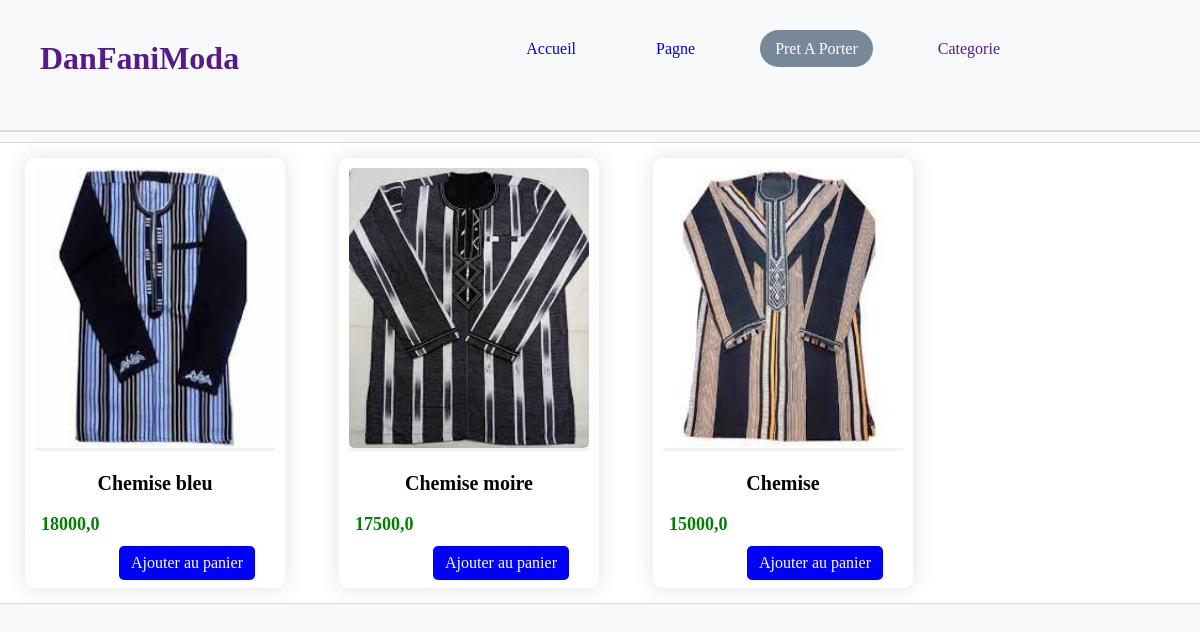
Page /porter/ on the committed database.
### shop/models.py (models this page shows, shortened)
class Produit(models.Model):
    titre=models.CharField(max_length=500)
    prix=models.FloatField()
    description=models.TextField()
    categorie=models.ForeignKey(Categorie,on_delete=models.CASCADE)
    image=models.ImageField(upload_to="static/images",blank=True)
    similaire=models.CharField(default="blanc",max_length=128)
    type=models.CharField(default="pagne",max_length=128)
    date_ajout=models.DateTimeField(auto_now=True)
    class Meta:
        ordering=['-date_ajout']

### shop/views.py (the view)
# urls.py: path('porter/',views.porter,name='porter'),
def porter(request):
	pret_a_porter=Produit.objects.filter(Q(titre__icontains="Habit") | Q(titre__icontains="Chemise"))
	return render(request,"posts/porter.html",{"pret_a_porter":pret_a_porter})

### shop/templates/posts/porter.html
{% extends 'posts/base.html' %}{% load static %}{% block content %}
<hr>
<div class="container">
    {% for product in pret_a_porter %}
    <div class="box">
        <a href="{{ product.id }}"><img src="/{{ product.image }}" alt="image1"></a>
        <div class="titre">
            <h3>{{ product.titre }}</h3>
            <h4>{{ product.prix }}</h4>
        </div>
        <a href="" class="btn_img">Ajouter au panier</a>
    </div>
    {% endfor %}
</div>
{% endblock %}

### rows in the picture
Produit: image (picture), titre "Chemise bleu", prix "18000,0"
Produit: image (picture), titre "Chemise moire", prix "17500,0"
Produit: image (picture), titre "Chemise", prix "15000,0"
